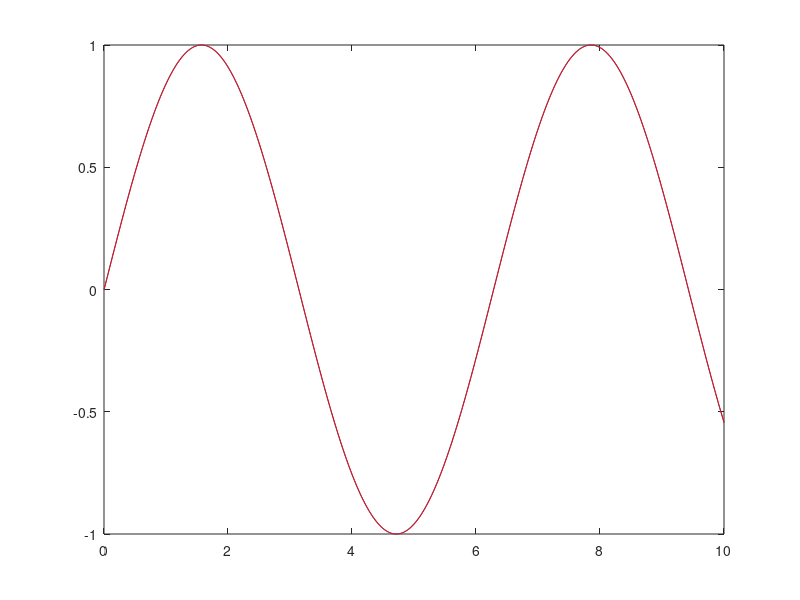

Write the MATLAB code that produced this figure.
clear all; close all;

a = 0; %lb
b = 10; %Ub
dxf = 0.01; % Steps of 0.01

xf = a:dxf:b;
yf = sin(xf);

plot(xf,yf)

dxc = 0.005;
xc = a:dxc:b;
yc = sin(xc);

hold on; 

stairs(xc,yc,'r')

n = length(xc);

% integrating using left rec rule

area1 = 0;
for i = 1:n-1
    area1 = area1+yc(i)*dxc;
end
% right hand of rec

area2 = 0;
for i = 1:n-1
    area2 = area2 + yc(i+1)*dxc;
end
area1;
area2;
